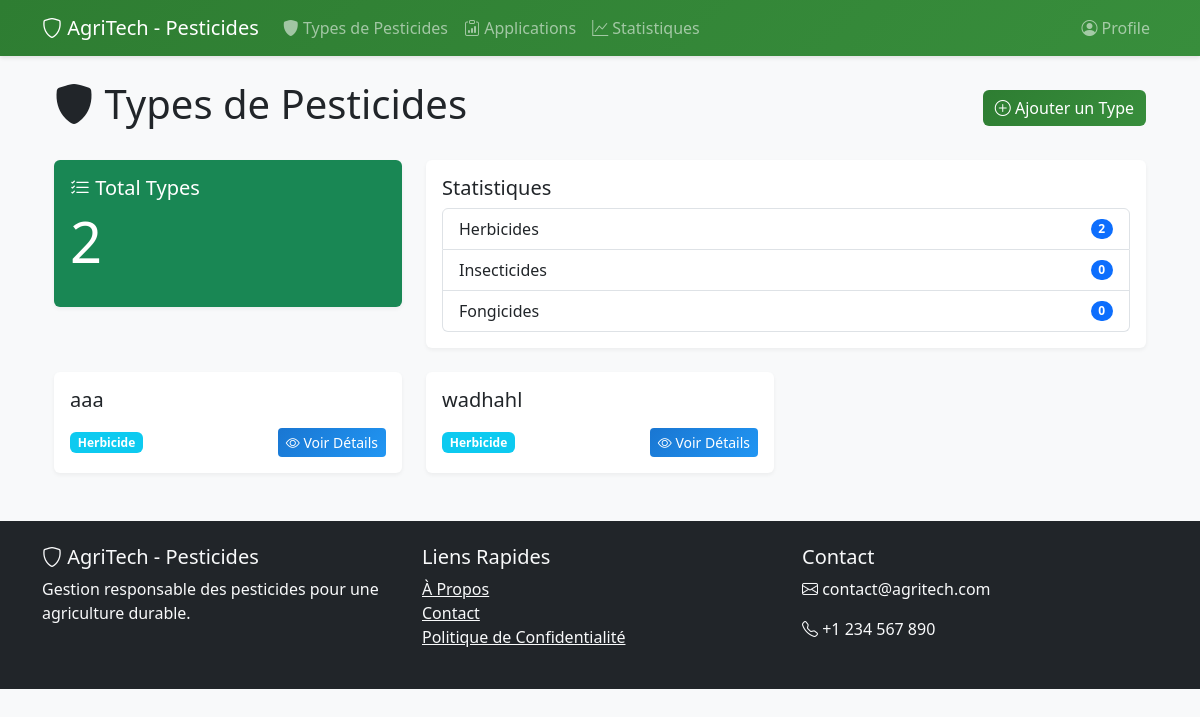
/pesticides/ (signed in), run on the app's committed database.
### pesticides/models.py (models this page shows, shortened)
class Pesticide(models.Model):
    TYPE_CHOICES = [
        ('herbicide', 'Herbicide'),
        ('insecticide', 'Insecticide'),
        ('fongicide', 'Fongicide'),
        ('autre', 'Autre'),
    ]
    CULTURE_CHOICES = [
        ('CEREALES', 'Céréales'),
        ('LEGUMES', 'Légumes'),
        ('FRUITS', 'Fruits'),
        ('VIGNE', 'Vigne'),
        ('AUTRE', 'Autre'),
    ]
    nom = models.CharField(max_length=100, verbose_name="Nom")
    composition = models.TextField(verbose_name="Composition chimique")
    type_pesticide = models.CharField(
        max_length=20,
        choices=TYPE_CHOICES,
        verbose_name="Type de pesticide"
    )
    type_culture = models.CharField(
        max_length=20,
        choices=CULTURE_CHOICES,
        default='AUTRE',
        verbose_name="Type de culture"
    )
    dose_recommandee = models.FloatField(
        verbose_name="Dose recommandée (L/ha)",
        validators=[MinValueValidator(0)]
    )
    delai_reentree = models.IntegerField(
        verbose_name="Délai de réentrée (heures)",
        validators=[MinValueValidator(0)],
        help_text="Délai minimum avant de pouvoir retourner sur la parcelle"
    )
    class Meta:
        verbose_name = "Pesticide"
        verbose_name_plural = "Pesticides"

### pesticides/views.py (the view)
class PesticideListView(ListView):
    model = Pesticide
    template_name = 'pesticides/pesticide_list.html'
    context_object_name = 'pesticides'
    def get_context_data(self, **kwargs):
        context = super().get_context_data(**kwargs)
        context['herbicide_count'] = Pesticide.objects.filter(type_pesticide='herbicide').count()
        context['insecticide_count'] = Pesticide.objects.filter(type_pesticide='insecticide').count()
        context['fongicide_count'] = Pesticide.objects.filter(type_pesticide='fongicide').count()
        return context

### pesticides/templates/pesticides/pesticide_list.html (shortened to what this page needs)
{% extends 'pesticides/base.html' %}
{% block content %}
<div class="container mt-4">
    <div class="d-flex justify-content-between align-items-center mb-4">
        <h1><i class="bi bi-shield-fill"></i> Types de Pesticides</h1>
        <a href="{% url 'pesticides:pesticide-create' %}" class="btn btn-success">
            <i class="bi bi-plus-circle"></i> Ajouter un Type
        </a>
    </div>
    <div class="row mb-4">
        <div class="col-md-4">
            <div class="card bg-success text-white">
                <div class="card-body">
                    <h5 class="card-title"><i class="bi bi-list-check"></i> Total Types</h5>
                    <p class="display-4">{{ pesticides|length }}</p>
                </div>
            </div>
        </div>
        <div class="col-md-8">
            <div class="card">
                <div class="card-body">
                    <h5 class="card-title">Statistiques</h5>
                    <div class="list-group">
                        <div class="list-group-item d-flex justify-content-between align-items-center">
                            Herbicides
                            <span class="badge bg-primary rounded-pill">{{ herbicide_count }}</span>
                        </div>
                        <div class="list-group-item d-flex justify-content-between align-items-center">
                            Insecticides
                            <span class="badge bg-primary rounded-pill">{{ insecticide_count }}</span>
                        </div>
                        <div class="list-group-item d-flex justify-content-between align-items-center">
                            Fongicides
                            <span class="badge bg-primary rounded-pill">{{ fongicide_count }}</span>
                        </div>
                    </div>
                </div>
            </div>
        </div>
    </div>
    <div class="row row-cols-1 row-cols-md-3 g-4">
        {% for pesticide in pesticides %}
        <div class="col">
            <div class="card h-100">
                <div class="card-body">
                    <h5 class="card-title">{{ pesticide.nom }}</h5>
                    <div class="d-flex justify-content-between align-items-center">
                        <span class="badge bg-info">{{ pesticide.get_type_pesticide_display }}</span>
                        <a href="{% url 'pesticides:pesticide-detail' pesticide.pk %}" class="btn btn-primary btn-sm">
                            <i class="bi bi-eye"></i> Voir Détails
                        </a>
                    </div>
                </div>
            </div>
        </div>
        {% endfor %}
    </div>
</div>
{% endblock %}

### pesticides/templates/pesticides/base.html (style rules this page uses)
body { background-color: #f8f9fa; font-family: 'Segoe UI', Tahoma, Geneva, Verdana, sans-serif; }
.card { border: none; box-shadow: 0 2px 4px rgba(0,0,0,0.05); transition: transform 0.2s; }
.btn-success { background: linear-gradient(135deg, #2E7D32 0%, #388E3C 100%); border: none; }
.btn-primary { background: linear-gradient(135deg, #1976D2 0%, #2196F3 100%); border: none; }

### data on the page
Pesticide: nom "aaa", type_pesticide "Herbicide"
Pesticide: nom "wadhahl", type_pesticide "Herbicide"

### other printed values
{{ pesticides|length }} "2"
{{ herbicide_count }} "2"
{{ insecticide_count }} "0"
{{ fongicide_count }} "0"
